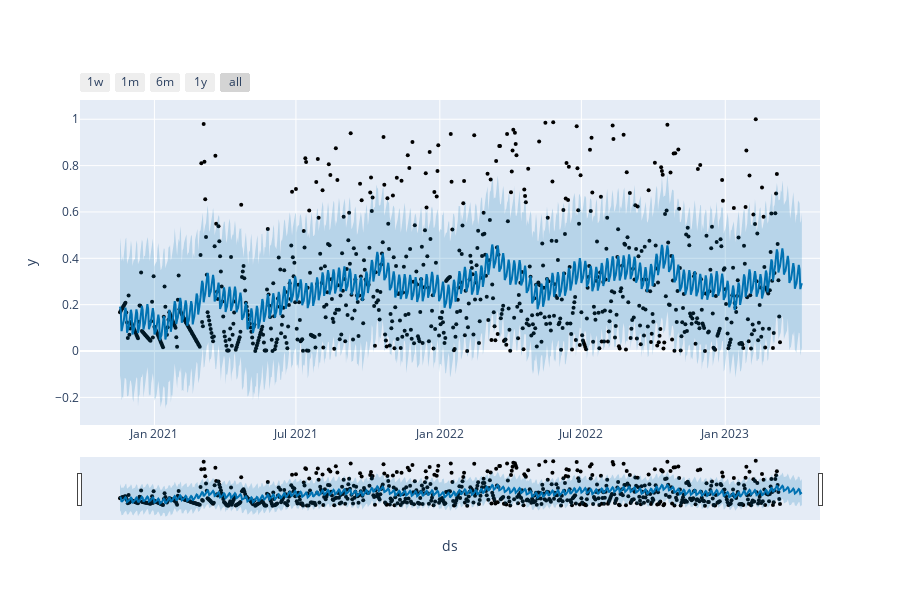

Source (notebook cell):
### Code cell
# plot the forecast
from prophet.plot import plot_plotly, plot_components_plotly
plot_plotly(model,forecast)

### Figure 1 — Plotly figure (JSON) as saved in the notebook; plotly's stock layout.template omitted (floating-point values rounded to 4 significant figures; data arrays with more than 128 entries replaced by an {"elided": "..."} marker saying what was removed)
{"data": [{"marker": {"color": "black", "size": 4}, "mode": "markers", "name": "Actual", "type": "scatter", "x": {"elided": "845 str values"}, "y": {"elided": "845 float values"}}, {"hoverinfo": "skip", "line": {"width": 0}, "mode": "lines", "type": "scatter", "x": {"elided": "873 str values"}, "y": {"elided": "873 float values"}}, {"fill": "tonexty", "fillcolor": "rgba(0, 114, 178, 0.2)", "line": {"color": "#0072B2", "width": 2}, "mode": "lines", "name": "Predicted", "type": "scatter", "x": {"elided": "873 str values"}, "y": {"elided": "873 float values"}}, {"fill": "tonexty", "fillcolor": "rgba(0, 114, 178, 0.2)", "hoverinfo": "skip", "line": {"width": 0}, "mode": "lines", "type": "scatter", "x": {"elided": "873 str values"}, "y": {"elided": "873 float values"}}], "layout": {"height": 600, "showlegend": false, "width": 900, "xaxis": {"rangeselector": {"buttons": [{"count": 7, "label": "1w", "step": "day", "stepmode": "backward"}, {"count": 1, "label": "1m", "step": "month", "stepmode": "backward"}, {"count": 6, "label": "6m", "step": "month", "stepmode": "backward"}, {"count": 1, "label": "1y", "step": "year", "stepmode": "backward"}, {"step": "all"}]}, "rangeslider": {"visible": true}, "title": {"text": "ds"}, "type": "date"}, "yaxis": {"title": {"text": "y"}}}}
